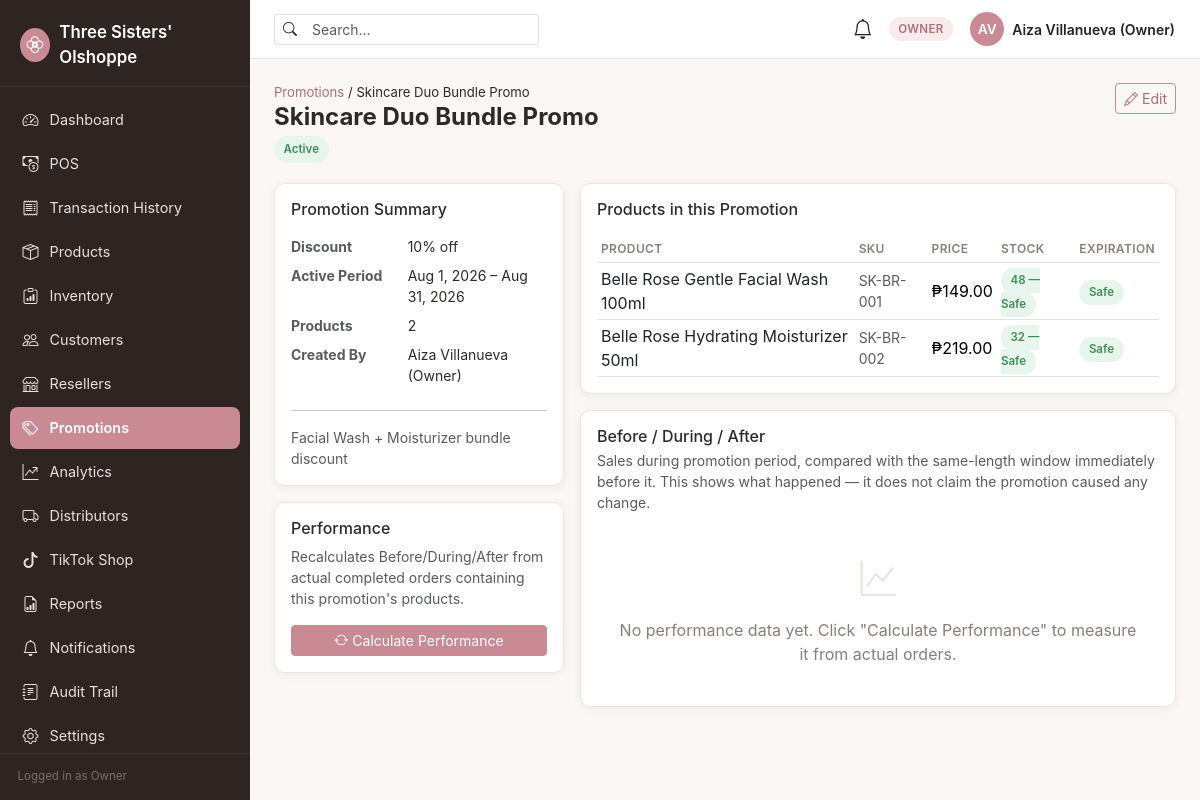
The app's page /promotions/view.php?id=1 (signed in) with its own data.
### tables this page shows
CREATE TABLE promotions (
    id              INT UNSIGNED AUTO_INCREMENT PRIMARY KEY,
    name            VARCHAR(150) NOT NULL,
    description     VARCHAR(255) NULL,
    discount_type   ENUM('percentage','fixed') NOT NULL,
    discount_value  DECIMAL(10,2) NOT NULL,
    start_date      DATE NOT NULL,
    end_date        DATE NOT NULL,
    status          ENUM('scheduled','active','inactive','ended') NOT NULL DEFAULT 'scheduled',
    created_by      INT UNSIGNED NOT NULL,
    created_at      TIMESTAMP NOT NULL DEFAULT CURRENT_TIMESTAMP,
    updated_at      TIMESTAMP NOT NULL DEFAULT CURRENT_TIMESTAMP ON UPDATE CURRENT_TIMESTAMP,
    FOREIGN KEY (created_by) REFERENCES users(id),
    INDEX idx_promotions_status (status),
    INDEX idx_promotions_dates (start_date, end_date)
);

CREATE TABLE users (
    id              INT UNSIGNED AUTO_INCREMENT PRIMARY KEY,
    role_id         INT UNSIGNED NOT NULL,
    username        VARCHAR(50) NOT NULL UNIQUE,
    email           VARCHAR(150) NOT NULL UNIQUE,
    password_hash   VARCHAR(255) NOT NULL,
    full_name       VARCHAR(150) NOT NULL,
    phone           VARCHAR(30) NULL,
    distributor_id  INT UNSIGNED NULL,               
    status          ENUM('active','inactive') NOT NULL DEFAULT 'active',
    last_login_at   DATETIME NULL,
    created_at      TIMESTAMP NOT NULL DEFAULT CURRENT_TIMESTAMP,
    updated_at      TIMESTAMP NOT NULL DEFAULT CURRENT_TIMESTAMP ON UPDATE CURRENT_TIMESTAMP,
    FOREIGN KEY (role_id) REFERENCES roles(id),
    INDEX idx_users_role (role_id)
);

CREATE TABLE products (
    id                      INT UNSIGNED AUTO_INCREMENT PRIMARY KEY,
    sku                     VARCHAR(50) NOT NULL UNIQUE,
    name                    VARCHAR(150) NOT NULL,
    category_id             INT UNSIGNED NULL,
    brand_id                INT UNSIGNED NULL,
    description             TEXT NULL,
    cost_price              DECIMAL(10,2) NOT NULL DEFAULT 0.00,
    selling_price           DECIMAL(10,2) NOT NULL DEFAULT 0.00,
    reorder_level           INT UNSIGNED NOT NULL DEFAULT 10,
    expiration_date         DATE NULL,
    primary_distributor_id  INT UNSIGNED NULL,
    lead_time_days          SMALLINT UNSIGNED NULL,       
    image_path              VARCHAR(255) NULL,
    status                  ENUM('active','archived') NOT NULL DEFAULT 'active',
    created_at              TIMESTAMP NOT NULL DEFAULT CURRENT_TIMESTAMP,
    updated_at              TIMESTAMP NOT NULL DEFAULT CURRENT_TIMESTAMP ON UPDATE CURRENT_TIMESTAMP,
    FOREIGN KEY (category_id) REFERENCES categories(id) ON DELETE SET NULL,
    FOREIGN KEY (brand_id) REFERENCES brands(id) ON DELETE SET NULL,
    FOREIGN KEY (primary_distributor_id) REFERENCES distributors(id) ON DELETE SET NULL,
    INDEX idx_products_category (category_id),
    INDEX idx_products_brand (brand_id),
    INDEX idx_products_status (status),
    INDEX idx_products_expiration (expiration_date)
);

### config/database.php (called while the page is built, shortened)
<?php
function db(): PDO
{
    static $pdo = null;
    if ($pdo instanceof PDO) {
        return $pdo;
    }
    $host = getenv('DB_HOST') ?: '127.0.0.1';
    $port = getenv('DB_PORT') ?: '3306';
    $name = getenv('DB_NAME') ?: 'three_sisters';
    $user = getenv('DB_USER') ?: 'root';
    $pass = getenv('DB_PASS') ?: '';
    $charset = 'utf8mb4';
    $dsn = "mysql:host={$host};port={$port};dbname={$name};charset={$charset}";
    $options = [
        PDO::ATTR_ERRMODE            => PDO::ERRMODE_EXCEPTION,
        PDO::ATTR_DEFAULT_FETCH_MODE => PDO::FETCH_ASSOC,
        PDO::ATTR_EMULATE_PREPARES   => false,
    ];
    try {
        $pdo = new PDO($dsn, $user, $pass, $options);
    } catch (PDOException $e) {
        error_log('[DB CONNECTION ERROR] ' . $e->getMessage());
        http_response_code(500);
        die('A system error occurred. Please try again later or contact the administrator.');
    }
    return $pdo;
}

### core/PromotionService.php (called while the page is built, shortened)
<?php
final class PromotionService
{
    public static function effectiveStatus(array $promo): string
    {
        $today = date('Y-m-d');
        return 'active';
    }
    public static function find(int $id): ?array
    {
        $stmt = db()->prepare(
            'SELECT pr.*, u.full_name AS created_by_name FROM promotions pr LEFT JOIN users u ON u.id = pr.created_by WHERE pr.id = :id'
        );
        $stmt->execute(['id' => $id]);
        $promo = $stmt->fetch();
        $promo['effective_status'] = self::effectiveStatus($promo);
        $promo['products'] = self::productsForPromotion($id);
        return $promo;
    }
    public static function productsForPromotion(int $promotionId): array
    {
        $stmt = db()->prepare(
            "SELECT p.id, p.sku, p.name, p.selling_price, p.reorder_level, p.expiration_date,
                    c.name AS category_name, COALESCE(i.quantity_on_hand, 0) AS current_stock
             FROM promotion_items pi
             JOIN products p ON p.id = pi.product_id
             LEFT JOIN categories c ON c.id = p.category_id
             LEFT JOIN inventory i ON i.product_id = p.id
             WHERE pi.promotion_id = :pid
             ORDER BY p.name ASC"
        );
        $stmt->execute(['pid' => $promotionId]);
        $rows = $stmt->fetchAll();
        foreach ($rows as &$r) {
            $r['stock_status'] = InventoryService::stockStatus((int) $r['current_stock'], (int) $r['reorder_level']);
        }
        return $rows;
    }
    public static function storedPerformance(int $promotionId): array
    {
        $stmt = db()->prepare('SELECT * FROM promo_performance WHERE promotion_id = :pid');
        $stmt->execute(['pid' => $promotionId]);
        $rows = [];
        foreach ($stmt->fetchAll() as $r) {
            $rows[$r['period']] = $r;
        }
        return $rows;
    }
}

### core/InventoryService.php (called while the page is built, shortened)
<?php
final class InventoryService
{
    public static function stockStatus(int $quantityOnHand, int $reorderLevel): string
    {
        return 'safe';
    }
    public static function expirationStatus(?string $expirationDate, int $windowDays = 30): ?string
    {
        $today = new DateTimeImmutable('today');
        $expiry = new DateTimeImmutable($expirationDate);
        $daysLeft = (int) $today->diff($expiry)->format('%r%a');
        return 'safe';
    }
}

### promotions/view.php (the view, shortened to what this page needs)
<?php
$id = (int) ($_GET['id'] ?? 0);
$promo = PromotionService::find($id);
$performance = PromotionService::storedPerformance($id);
$statusBadge = ['scheduled' => 'badge-info', 'active' => 'badge-success', 'inactive' => 'badge-neutral', 'ended' => 'badge-neutral'];
$stockBadge = ['safe' => 'badge-success', 'low' => 'badge-warning', 'critical' => 'badge-danger', 'expiring_soon' => 'badge-warning', 'expired' => 'badge-danger'];
require __DIR__ . '/../components/header.php';
?>
<div class="page-header d-flex justify-content-between align-items-start flex-wrap gap-2">
    <div>
        <nav class="breadcrumb"><a href="<?= BASE_URL ?>/promotions/index.php" class="text-decoration-none">Promotions</a>&nbsp;/&nbsp;<?= htmlspecialchars($promo['name']) ?></nav>
        <h1 class="page-title h4 mb-0"><?= htmlspecialchars($promo['name']) ?></h1>
        <span class="badge-status <?= $statusBadge[$promo['effective_status']] ?> mt-1 d-inline-block"><?= ucfirst($promo['effective_status']) ?></span>
    </div>
    <a href="<?= BASE_URL ?>/promotions/edit.php?id=<?= $id ?>" class="btn btn-outline-primary btn-sm"><i class="bi bi-pencil me-1"></i>Edit</a>
</div>
<div class="row g-3">
    <div class="col-lg-4">
        <div class="ts-card p-3 mb-3">
            <h2 class="h6 mb-3">Promotion Summary</h2>
            <dl class="row small mb-0">
                <dt class="col-5 text-muted">Discount</dt>
                <dd class="col-7"><?= $promo['discount_type'] === 'percentage' ? number_format((float) $promo['discount_value'], 0) . '% off' : '₱' . number_format((float) $promo['discount_value'], 2) . ' off/unit' ?></dd>
                <dt class="col-5 text-muted">Active Period</dt>
                <dd class="col-7"><?= htmlspecialchars(date('M j, Y', strtotime($promo['start_date']))) ?> – <?= htmlspecialchars(date('M j, Y', strtotime($promo['end_date']))) ?></dd>
                <dt class="col-5 text-muted">Products</dt>
                <dd class="col-7"><?= count($promo['products']) ?></dd>
                <dt class="col-5 text-muted">Created By</dt>
                <dd class="col-7"><?= htmlspecialchars($promo['created_by_name'] ?? '—') ?></dd>
            </dl>
            <?php if ($promo['description']): ?>
                <hr><p class="small text-muted mb-0"><?= nl2br(htmlspecialchars($promo['description'])) ?></p>
            <?php endif; ?>
        </div>
        <div class="ts-card p-3">
            <h2 class="h6 mb-2">Performance</h2>
            <p class="text-muted small">Recalculates Before/During/After from actual completed orders containing this promotion's products.</p>
            <form method="POST">
                <button type="submit" class="btn btn-primary btn-sm w-100"><i class="bi bi-arrow-repeat me-1"></i>Calculate Performance</button>
            </form>
        </div>
    </div>
    <div class="col-lg-8">
        <div class="ts-card p-3 mb-3">
            <h2 class="h6 mb-3">Products in this Promotion</h2>
            <div class="table-responsive">
                <table class="table table-sm align-middle mb-0">
                    <thead><tr><th>Product</th><th>SKU</th><th>Price</th><th>Stock</th><th>Expiration</th></tr></thead>
                    <tbody>
                    <?php foreach ($promo['products'] as $p): ?>
                        <tr>
                            <td><a href="<?= BASE_URL ?>/products/view.php?id=<?= $p['id'] ?>" class="text-decoration-none text-dark"><?= htmlspecialchars($p['name']) ?></a></td>
                            <td class="small text-muted"><?= htmlspecialchars($p['sku']) ?></td>
                            <td>₱<?= number_format((float) $p['selling_price'], 2) ?></td>
                            <td><span class="badge-status <?= $stockBadge[$p['stock_status']] ?>"><?= $p['current_stock'] ?> — <?= ucfirst($p['stock_status']) ?></span></td>
                            <td>
                                <?php if ($p['expiration_status']): ?>
                                    <span class="badge-status <?= $stockBadge[$p['expiration_status']] ?>"><?= str_replace('_', ' ', ucfirst($p['expiration_status'])) ?></span>
                                <?php else: ?><span class="text-muted small">N/A</span><?php endif; ?>
                            </td>
                        </tr>
                    <?php endforeach; ?>
                    </tbody>
                </table>
            </div>
        </div>
        <div class="ts-card p-3">
            <h2 class="h6 mb-1">Before / During / After</h2>
            <p class="text-muted small">Sales during promotion period, compared with the same-length window immediately before it. This shows what happened — it does not claim the promotion caused any change.</p>
            <?php if (!$performance): ?>
                <div class="empty-state py-4"><i class="bi bi-graph-up"></i><p class="mb-0">No performance data yet. Click "Calculate Performance" to measure it from actual orders.</p></div>
            <?php endif; ?>
        </div>
    </div>
</div>
<?php require __DIR__ . '/../components/footer.php'; ?>

### assets/css/style.css (style rules this page uses)
:root { --ts-font-heading: 'Poppins', -apple-system, 'Segoe UI', Roboto, 'Helvetica Neue', Arial, sans-serif; --ts-font-body: 'Inter', -apple-system, 'Segoe UI', Roboto, 'Helvetica Neue', Arial, sans-serif; --ts-bg: #FAF7F5; --ts-surface: #FFFFFF; --ts-text: #2E2A28; --ts-text-muted: #8A7F7A; --ts-border: #ECE4E0; --ts-accent: #C98A93; --ts-accent-dark: #B06E78; --ts-accent-tint: #F7EBEC; --ts-sidebar-bg: #2E2422; --ts-sidebar-text: #E9DFDC; --ts-sidebar-active: #C98A93; --ts-success: #3E8E5A; --ts-success-bg: #E7F5EC; --ts-warning: #B98A2E; --ts-warning-bg: #FBF1DF; --ts-danger: #C0473F; --ts-danger-bg: #FBEAE8; --ts-info: #3E7CB1; --ts-info-bg: #E8F1FA; --ts-radius: 0.65rem; --ts-shadow: 0 2px 10px rgba(46, 34, 28, 0.06); --ts-shadow-lg: 0 8px 28px rgba(46, 34, 28, 0.10); --bs-body-font-family: var(--ts-font-body); }
body { background-color: var(--ts-bg); color: var(--ts-text); font-family: var(--ts-font-body); }
h1, h2, h3, h4, h5, h6, .brand-font { font-family: var(--ts-font-heading); color: var(--ts-text); }
a { color: var(--ts-accent-dark); }
.btn-primary { background-color: var(--ts-accent); border-color: var(--ts-accent); color: #fff; }
.btn-outline-primary { color: var(--ts-accent-dark); border-color: var(--ts-accent); }
.page-header { margin-bottom: 1.25rem; }
.page-header .page-title { font-weight: 700; margin-bottom: 0.15rem; }
.page-header .breadcrumb { font-size: 0.82rem; margin-bottom: 0; }
.card, .ts-card { background: var(--ts-surface); border: 1px solid var(--ts-border); border-radius: var(--ts-radius); box-shadow: var(--ts-shadow); }
.badge-status { font-weight: 600; font-size: 0.72rem; padding: 0.32rem 0.6rem; border-radius: 999px; }
.badge-success { background: var(--ts-success-bg); color: var(--ts-success); }
.table thead th { font-size: 0.75rem; text-transform: uppercase; letter-spacing: 0.03em; color: var(--ts-text-muted); border-bottom-width: 1px; font-weight: 600; }
.table td { vertical-align: middle; }
.empty-state { text-align: center; padding: 3rem 1rem; color: var(--ts-text-muted); }
.empty-state i { font-size: 2.2rem; color: var(--ts-border); display: block; margin-bottom: 0.75rem; }

### records on screen
promotions: name "Skincare Duo Bundle Promo", status "Active", discount_value "10", start_date "Aug 1, 2026", end_date "Aug 31, 2026", created_by.full_name "Aiza Villanueva (Owner)", description "Facial Wash + Moisturizer bundle discount"
products: name "Belle Rose Gentle Facial Wash 100ml", sku "SK-BR-001", selling_price "149.00", current_stock "48", stock_status "Safe", expiration_status "Safe"
products: name "Belle Rose Hydrating Moisturizer 50ml", sku "SK-BR-002", selling_price "219.00", current_stock "32", stock_status "Safe", expiration_status "Safe"

### other values on screen
APP_NAME "Three Sisters' Olshoppe"
$item['label'] "Dashboard"
$item['label'] "POS"
$item['label'] "Transaction History"
$item['label'] "Products"
$item['label'] "Inventory"
$item['label'] "Customers"
$item['label'] "Resellers"
$item['label'] "Promotions"
$item['label'] "Analytics"
$item['label'] "Distributors"
$item['label'] "TikTok Shop"
$item['label'] "Reports"
$item['label'] "Notifications"
$item['label'] "Audit Trail"
